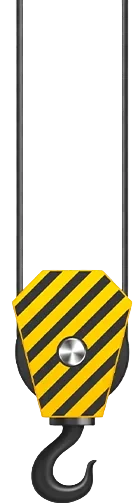
#> input picture tool/_raw/art__site__crane_hook.webp, 133 x 504 px
$ python regrade_art.py
#> lines starting #> are read from the running program, lines starting #| are printed output that depends on the picture; after the words box and inside, x2 and y2 are one past the last pixel; in counts of white or black regions, pixels touching at a corner belong together
#!/usr/bin/env python3
"""Re-encode the delivered art and give it a light Tower Builder grade.

The raw drop is shared with other titles built from the same art pack, so every
shared sprite is re-encoded here at its own quality with a small grade on top,
which is enough to keep our copies byte-distinct from any other build.

The grade is deliberately gentle: the playfield has to keep the painted look the
art was drawn with (warm timber, hazard-yellow rigging), so nothing here rotates
hue or flips a sprite the player reads up close. Only the two background layers
are mirrored, where the change is invisible in motion.

Originals are copied to ``tool/_raw/`` once (never bundled) so the pass stays
reversible and can be re-run from clean sources.

Run: ``python tool/regrade_art.py``
"""

from __future__ import annotations

import os
import shutil

from PIL import Image, ImageDraw, ImageEnhance, ImageFilter

ROOT = os.path.normpath(os.path.join(os.path.dirname(os.path.abspath(__file__)), os.pardir))
ASSETS = os.path.join(ROOT, "assets")
RAW = os.path.join(ROOT, "tool", "_raw")


def _stash(rel: str) -> str:
    """Copy the untouched source into tool/_raw once; return the working path."""
    src = os.path.join(ASSETS, rel)
    backup = os.path.join(RAW, rel.replace("\\", "/").replace("/", "__"))
    os.makedirs(RAW, exist_ok=True)
    if not os.path.exists(backup):
        shutil.copy2(src, backup)
    return backup


def tint(img: Image.Image, colour: tuple[int, int, int], amount: float) -> Image.Image:
    """Blend a flat colour over the sprite, keeping the original alpha."""
    rgba = img.convert("RGBA")
    alpha = rgba.getchannel("A")
    layer = Image.new("RGB", rgba.size, colour)
    blended = Image.blend(rgba.convert("RGB"), layer, amount).convert("RGBA")
    blended.putalpha(alpha)
    return blended


def grade(img: Image.Image, saturation=1.0, contrast=1.0, brightness=1.0) -> Image.Image:
    out = img.convert("RGBA")
    if saturation != 1.0:
        out = ImageEnhance.Color(out).enhance(saturation)
    if contrast != 1.0:
        out = ImageEnhance.Contrast(out).enhance(contrast)
    if brightness != 1.0:
        out = ImageEnhance.Brightness(out).enhance(brightness)
    return out


def mirror(img: Image.Image) -> Image.Image:
    return img.transpose(Image.FLIP_LEFT_RIGHT)


def dekey(img: Image.Image, thresh: int = 20, feather: float = 1.4) -> Image.Image:
    """Knock out the flat dark backdrop the logotype was delivered on.

    The fill is flooded inward from the four corners, so only background that
    actually touches an edge is removed: the dark plate *inside* the logo's stone
    frame is enclosed and stays put. The resulting edge is feathered by a pixel
    or so, otherwise the cut reads as jagged over the app's grid backdrop.

    The threshold has to stay well under the plate's own luminance (~32-45): the
    card is pure black, and anything looser walks through a seam in the stone
    frame and eats the plate behind the lettering.
    """
    rgb = img.convert("RGB")
    # Cap below 255 so the flood's own fill value is unambiguous afterwards.
    key = rgb.convert("L").point(lambda p: min(p, 254))
    for corner in ((0, 0), (key.width - 1, 0), (0, key.height - 1),
                   (key.width - 1, key.height - 1)):
        ImageDraw.floodfill(key, corner, 255, thresh=thresh)

    hole = key.point(lambda p: 0 if p == 255 else 255).filter(
        ImageFilter.GaussianBlur(feather))
    out = rgb.convert("RGBA")
    out.putalpha(hole)
    return out


def trim(img: Image.Image) -> Image.Image:
    """Crop fully transparent margins away.

    The renderer stretches each module across a fixed footprint, so any padding
    baked into the sprite shrinks the facade on screen and leaves the crane's
    slings ending in empty pixels beside it. Cropping to the painted content
    makes the drawn box and the facade the same thing.
    """
    rgba = img.convert("RGBA")
    solid = rgba.getchannel("A").point(lambda p: 255 if p > 8 else 0)
    box = solid.getbbox()
    return rgba if box is None else rgba.crop(box)


def frost(
    img: Image.Image,
    box: tuple[float, float, float, float],
    radius: int = 16,
    feather: int = 24,
) -> Image.Image:
    """Blur a fractional region of the sprite as if behind reflective glazing.

    ``box`` is (left, top, right, bottom) in 0..1 units. Used to turn detailed
    shop interiors into anonymous glass so the sprite reads as a bare shell.
    """
    rgba = img.convert("RGBA")
    w, h = rgba.size
    mask = Image.new("L", (w, h), 0)
    ImageDraw.Draw(mask).rectangle(
        (box[0] * w, box[1] * h, box[2] * w, box[3] * h), fill=255
    )
    mask = mask.filter(ImageFilter.GaussianBlur(feather))
    return Image.composite(rgba.filter(ImageFilter.GaussianBlur(radius)), rgba, mask)


def save(img: Image.Image, rel: str, quality: int = 92) -> None:
    path = os.path.join(ASSETS, rel)
    img.convert("RGBA").save(path, "WEBP", quality=quality, method=5)
    print(f"  regraded {rel}  ({os.path.getsize(path) // 1024} KiB)")


def process(rel: str, fn, quality: int = 92) -> None:
    backup = _stash(rel)
    save(fn(Image.open(backup).convert("RGBA")), rel, quality)


def main() -> None:
    print("re-encoding art with the Tower Builder grade")

    # Crane rigging: hazard-yellow stays hazard-yellow, it is the one sprite the
    # eye tracks every hoist. Re-encode with a touch more bite only.
    process("art/site/crane_hook.webp",
            lambda im: grade(im, saturation=1.04, contrast=1.05), quality=90)
#> in grade, out is the input picture: PIL image 133x504 RGBA; mean R, G, B, A 49.8, 44.4, 21.4, 79.7
#|   regraded art/site/crane_hook.webp  (11 KiB)

    # Facade modules. These are what the player stares at all run, so the timber
    # and brick keep their painted colour; each file just gets its own small
    # grade and its own encode quality.
    process("art/site/module_01.webp",
            lambda im: grade(trim(im), saturation=1.03, contrast=1.04), quality=84)
#> call 2 of process, with rel = 'art/site/module_01.webp', quality = 84
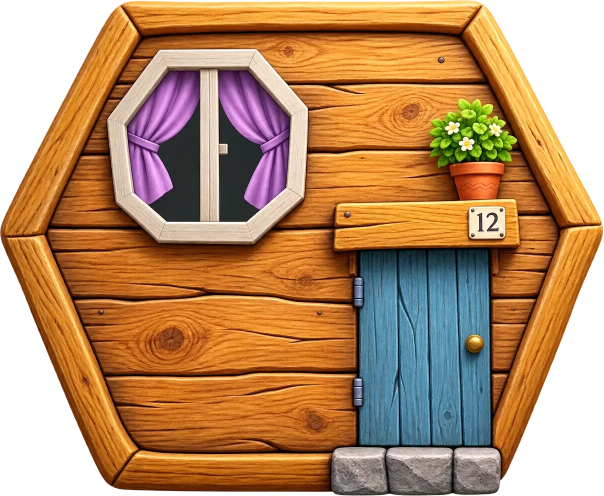
#> input picture tool/_raw/art__site__module_01.webp, 1207 x 992 px (shown at 1/2 size)
#> in trim, rgba is the input picture: PIL image 1207x992 RGBA; mean R, G, B, A 142.8, 99.4, 59.6, 205.4
#> in trim, `solid = rgba.getchannel("A").point(lambda p: 255 if p > 8 else 0)`:
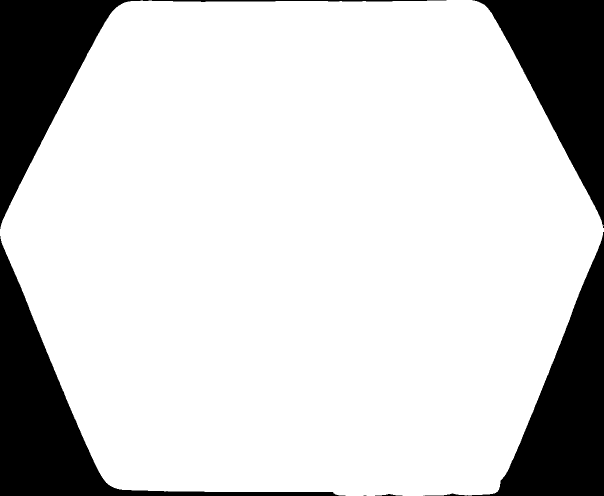
#> solid: PIL image 1207x992 L (shown at 1/2 size); 81.5% white; 7 black regions (2 under 20 px), largest, box (x1, y1, x2, y2) and area: (0, 472, 691, 992) 59776, (850, 464, 1207, 992) 55272, (0, 0, 893, 458) 53524, (945, 0, 1207, 456) 52851, (750, 988, 805, 992) 101
#> in trim, `box = solid.getbbox()`: box = (0, 0, 1207, 992)
#|   regraded art/site/module_01.webp  (250 KiB)
    process("art/site/module_02.webp",
            lambda im: grade(trim(im), saturation=1.02, contrast=1.03, brightness=1.01),
            quality=86)
#> call 3 of process, with rel = 'art/site/module_02.webp', quality = 86
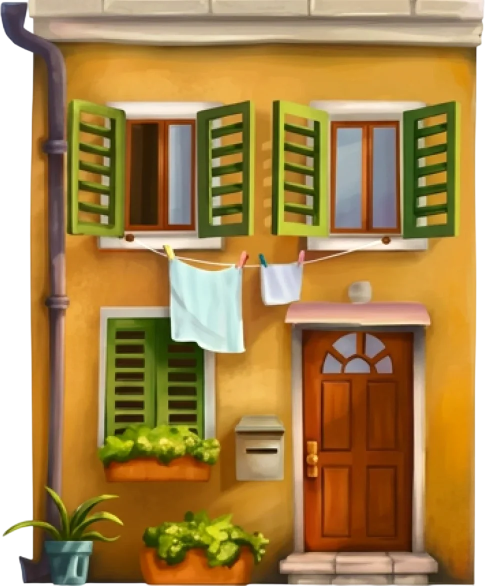
#> input picture tool/_raw/art__site__module_02.webp, 970 x 1171 px (shown at 1/2 size)
#> in trim, rgba is the input picture: PIL image 970x1171 RGBA; mean R, G, B, A 150.1, 115.9, 59.3, 234.4
#> in trim (call 2), `solid = rgba.getchannel("A").point(lambda p: 255 if p > 8 else 0)`: solid: PIL image 970x1171 L; 92.4% white; 12 black regions (6 under 20 px), largest, box (x1, y1, x2, y2) and area: (0, 33, 107, 1171) 65519, (949, 13, 970, 1171) 19476, (49, 24, 65, 65) 403, (167, 1167, 294, 1171) 383, (0, 0, 55, 9) 178, (496, 1169, 584, 1171) 127
#|   regraded art/site/module_02.webp  (75 KiB)
    process("art/site/module_03.webp",
            lambda im: grade(trim(im), saturation=1.04, brightness=1.02), quality=88)
#> call 4 of process, with rel = 'art/site/module_03.webp', quality = 88
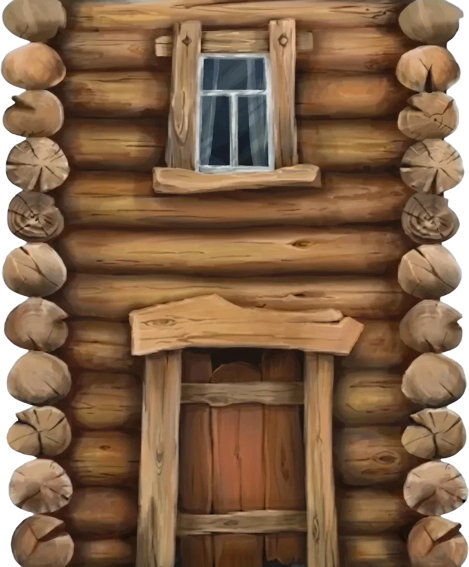
#> input picture tool/_raw/art__site__module_03.webp, 938 x 1133 px (shown at 1/2 size)
#> in trim, rgba is the input picture: PIL image 938x1133 RGBA; mean R, G, B, A 122.1, 91.5, 64.8, 242.2
#> in trim (call 3), `solid = rgba.getchannel("A").point(lambda p: 255 if p > 8 else 0)`: solid: PIL image 938x1133 L; 95.3% white; 5 black regions, box (x1, y1, x2, y2) and area: (0, 143, 72, 1133) 23302, (881, 0, 938, 977) 22278, (0, 0, 58, 132) 2191, (883, 992, 938, 1092) 1748, (924, 1103, 938, 1133) 174
#|   regraded art/site/module_03.webp  (102 KiB)
    process("art/site/module_04.webp",
            lambda im: grade(trim(im), saturation=1.03, contrast=1.05), quality=90)
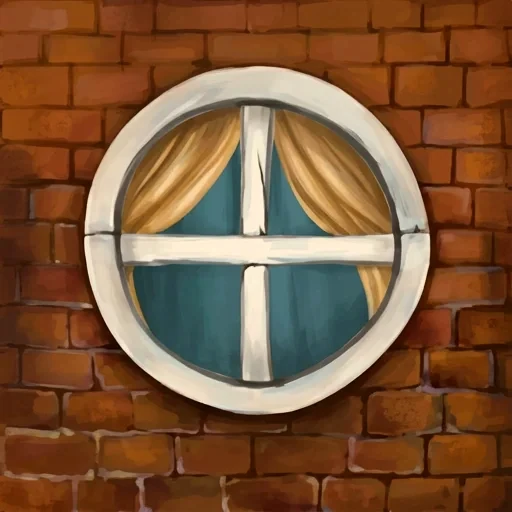
#> input picture tool/_raw/art__site__module_04.webp, 512 x 512 px
#> in trim (call 4), `solid = rgba.getchannel("A").point(lambda p: 255 if p > 8 else 0)`: solid: PIL image 512x512 L; every value is 255
#|   regraded art/site/module_04.webp  (30 KiB)

    # Foundation shell: the delivered sprite is a lit drinks shop. The glazing is
    # frosted just enough that no bottles can be made out — an alcohol flag on
    # top of an already 18+ rating is not worth it — while the green joinery and
    # the lamps stay exactly as painted, since this unit anchors the tower.
    process("art/site/foundation_pad.webp",
            lambda im: grade(frost(im, (0.13, 0.26, 0.87, 0.74), radius=13, feather=18),
                             saturation=1.02, contrast=1.03),
            quality=90)
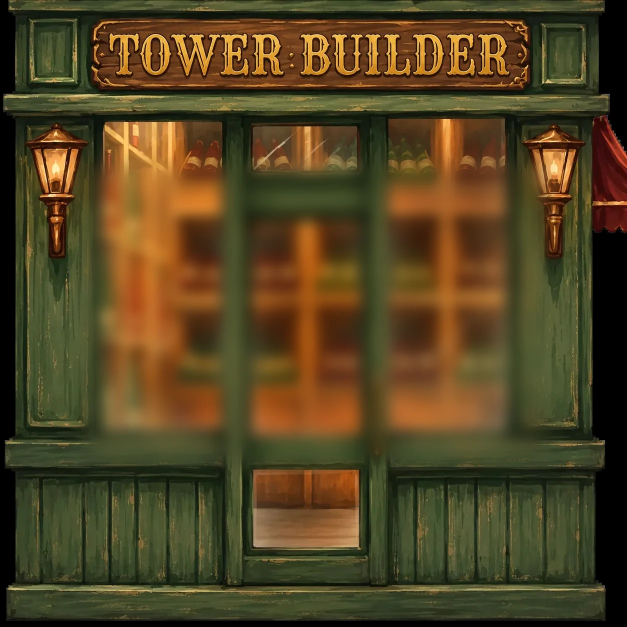
#> input picture tool/_raw/art__site__foundation_pad.webp, 1254 x 1254 px (shown at 1/2 size)
#> in frost, `mask = Image.new("L", (w, h), 0)`: mask: PIL image 1254x1254 L; every value is 0
#> in frost, `ImageDraw.Draw(mask).rectangle( (box[0] * w, box[1] * h, box[2] * w, b..`: mask: PIL image 1254x1254 L; 35.5% white; 1 white region, box (x1, y1, x2, y2) and area: (163, 326, 1091, 928) 558656
#> in frost, `mask = mask.filter(ImageFilter.GaussianBlur(feather))`:
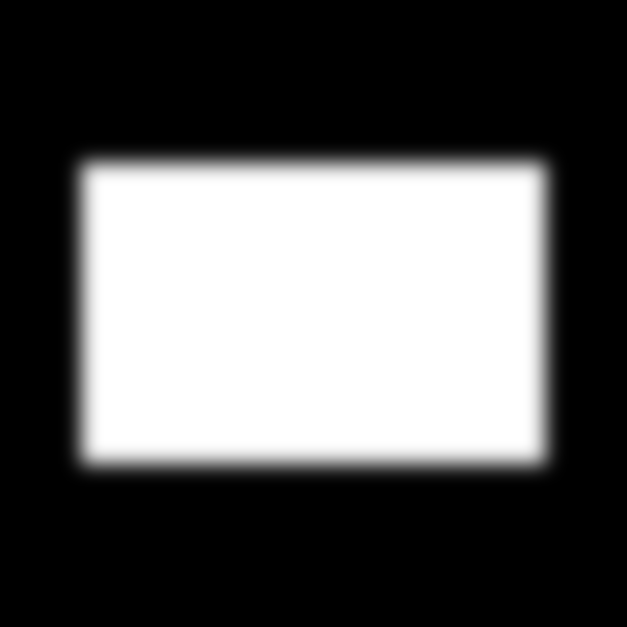
#> mask: PIL image 1254x1254 L (shown at 1/2 size); min 0, max 255, mean 90.6
#|   regraded art/site/foundation_pad.webp  (128 KiB)

    # Clouds: mirrored, which nothing reads as a change once they are drifting.
    process("art/site/cloud_a.webp",
            lambda im: grade(mirror(im), brightness=1.01), quality=88)
    process("art/site/cloud_b.webp",
            lambda im: grade(mirror(im), brightness=1.01), quality=90)

    # Ground skyline: mirrored street, same daylight grade as drawn.
    process("art/site/skyline_strip.webp",
            lambda im: grade(mirror(im), saturation=1.03, contrast=1.03),
            quality=90)

    # Logotype: delivered as a square on a solid black card, which shows up as a
    # black box over the app's backdrop. The card is keyed out and cropped away,
    # then the logo is cooled slightly and re-encoded to keep our copy distinct.
    process("art/shell/wordmark.webp",
            lambda im: grade(trim(dekey(im)), saturation=1.05, contrast=1.04),
            quality=88)

    # Warning-tape plate behind the main site action. The gold has to stay gold
    # for the button to read, so this is a re-encode with a touch more bite.
    process("art/shell/plate_blank.webp",
            lambda im: grade(im, saturation=1.06, contrast=1.05, brightness=0.98),
            quality=86)

    print("regrade complete")


if __name__ == "__main__":
#> (the run stopped early here; a loop or call above may not have finished)
